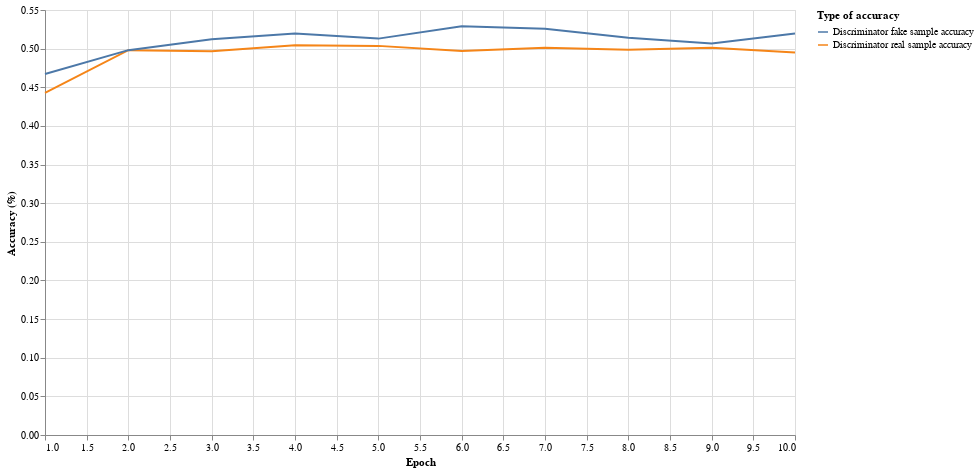

Notebook cell for this chart:
### Code cell
ch2

### Figure 1 — Vega-Lite specification as saved in the notebook (floating-point values rounded to 4 significant figures)
{"config": {"view": {"continuousWidth": 300, "continuousHeight": 300}}, "data": {"name": "data-6a0dfd40e43129d995f5b8eeb883bf15"}, "mark": {"type": "line"}, "encoding": {"color": {"field": "Type of accuracy", "type": "nominal"}, "x": {"field": "Epoch", "type": "quantitative"}, "y": {"field": "Accuracy (%)", "type": "quantitative"}}, "height": 425, "transform": [{"fold": ["Discriminator real sample accuracy", "Discriminator fake sample accuracy"], "as": ["Type of accuracy", "Accuracy (%)"]}], "width": 750, "$schema": "https://vega.github.io/schema/vega-lite/v5.15.1.json", "datasets": {"data-6a0dfd40e43129d995f5b8eeb883bf15": [{"Discriminator real sample accuracy": 0.4427, "Discriminator fake sample accuracy": 0.4671, "Epoch": 1}, {"Discriminator real sample accuracy": 0.498, "Discriminator fake sample accuracy": 0.498, "Epoch": 2}, {"Discriminator real sample accuracy": 0.4968, "Discriminator fake sample accuracy": 0.5121, "Epoch": 3}, {"Discriminator real sample accuracy": 0.5044, "Discriminator fake sample accuracy": 0.5197, "Epoch": 4}, {"Discriminator real sample accuracy": 0.5036, "Discriminator fake sample accuracy": 0.513, "Epoch": 5}, {"Discriminator real sample accuracy": 0.4968, "Discriminator fake sample accuracy": 0.529, "Epoch": 6}, {"Discriminator real sample accuracy": 0.5013, "Discriminator fake sample accuracy": 0.5259, "Epoch": 7}, {"Discriminator real sample accuracy": 0.4987, "Discriminator fake sample accuracy": 0.5139, "Epoch": 8}, {"Discriminator real sample accuracy": 0.5013, "Discriminator fake sample accuracy": 0.5065, "Epoch": 9}, {"Discriminator real sample accuracy": 0.4951, "Discriminator fake sample accuracy": 0.5197, "Epoch": 10}]}}
